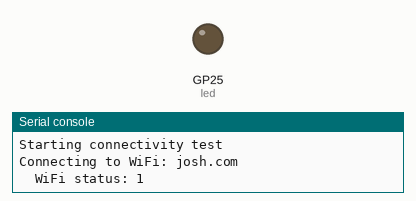
Recording of a program running on a simulated Raspberry Pi Pico running MicroPython. Shown: output pins drawn as LEDs (lit = HIGH), the last lines printed to the serial console. WiFi joins after 1.5 s; threads take turns every 2 ms.

Above: at 0.3 s.
At 2.4 s:
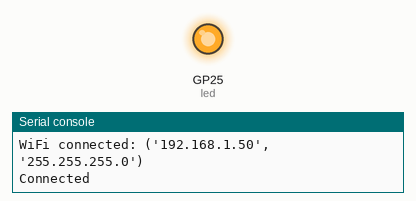
Timing chart, 0 to 3.0 s (numbered marks = the images above):
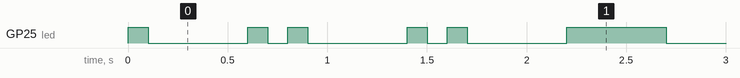

The program:

main.py
```python
import network
import socket
import time
import _thread
from machine import Pin

SSID = "josh.com"
PASSWORD = "nancy123"
CHECK_INTERVAL = 1

# Shared state: only written by background thread, read by foreground
# 0=down, 1=connecting, 2=probe_failed, 3=connected
state = 0

wlan = network.WLAN(network.STA_IF)


def connect_wifi():
    """Disconnect, reconnect to WiFi, and wait for IP. Returns True if connected."""
    global state
    wlan.active(True)
    wlan.disconnect()
    state = 1
    print("Connecting to WiFi:", SSID)
    wlan.connect(SSID, PASSWORD)

    last_status = None
    for i in range(20):
        status = wlan.status()
        if status != last_status:
            print("  WiFi status:", status)
            last_status = status
        if status == network.STAT_GOT_IP:
            print("WiFi connected:", wlan.ipconfig("addr4"))
            return True
        if status < 0:
            print("WiFi failed, status:", status)
            return False
        time.sleep(1)

    print("WiFi connect timed out after 20s, status:", wlan.status())
    return False


def check_connectivity():
    """TCP connect to 8.8.8.8:53 to verify real network connectivity.
    Raises OSError if no connectivity (expected)."""
    s = socket.socket()
    s.settimeout(5)
    try:
        s.connect(("8.8.8.8", 53))
    finally:
        s.close()


def network_thread():
    """Background thread: manage WiFi and probe connectivity."""
    global state
    while True:
        if wlan.status() != network.STAT_GOT_IP:
            if not connect_wifi():
                state = 0
                time.sleep(CHECK_INTERVAL)
                continue

        try:
            check_connectivity()
        except OSError as e:
            print("No connectivity:", e)
            wlan.disconnect()
            state = 2
            time.sleep(CHECK_INTERVAL)
            continue

        print("Connected")
        state = 3
        time.sleep(CHECK_INTERVAL)


# --- Foreground: LED display ---

led = Pin("LED", Pin.OUT)
led.off()


def blink(n):
    """Blink LED n times (100ms on, 100ms gap each), then 500ms off."""
    for i in range(n):
        led.on()
        time.sleep_ms(100)
        led.off()
        if i < n - 1:
            time.sleep_ms(100)
    time.sleep_ms(500)


print("Starting connectivity test")
_thread.start_new_thread(network_thread, ())

while True:
    s = state
    if s == 0:
        blink(1)
    elif s == 1:
        blink(2)
    elif s == 2:
        blink(3)
    elif s == 3:
        led.on()
        time.sleep_ms(500)
        led.off()
        time.sleep_ms(500)
```

Measured:
- by itself, GP25 (led): repeats every 0.80 s: LOW 0.50 s, HIGH 0.10 s, LOW 0.10 s, HIGH 0.10 s
